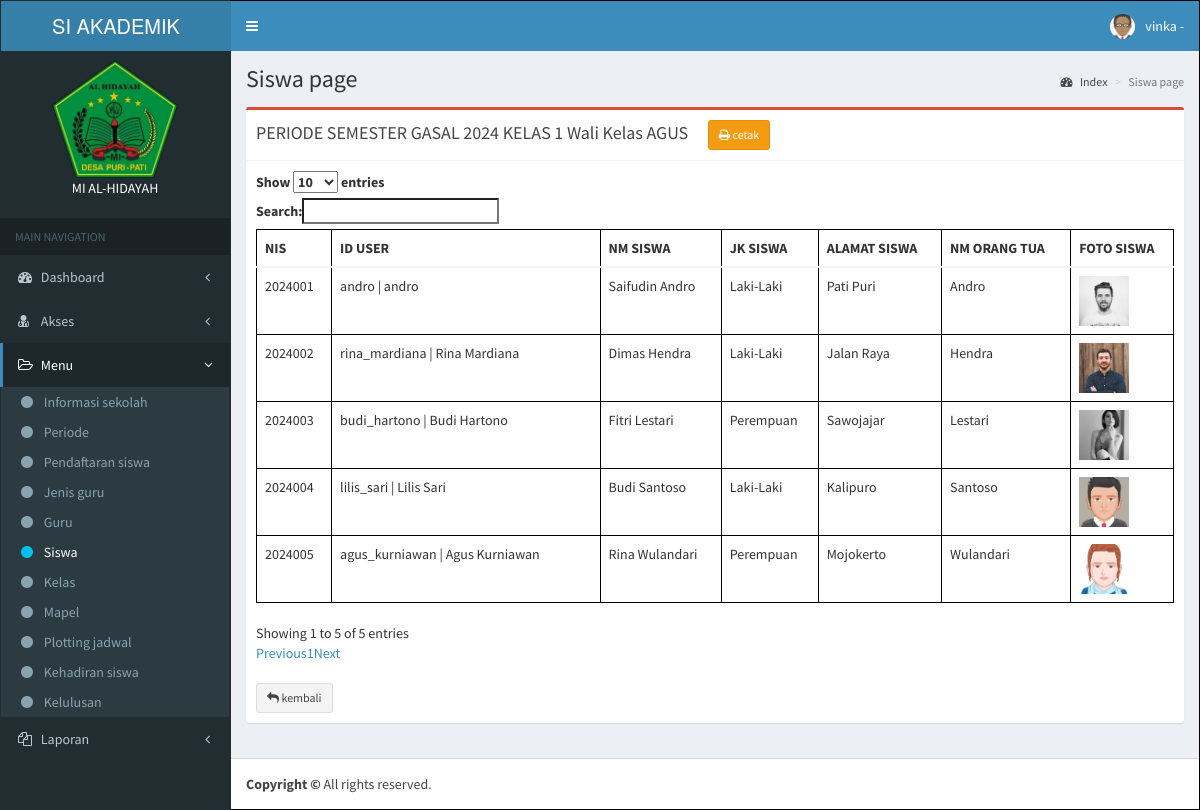
Page /app/siswa/kelas.php?id_periode=1&id_kelas=3 (signed in) on the committed database.
### tables this page shows
CREATE TABLE `periode` (
  `id_periode` int(11) NOT NULL,
  `nm_periode` varchar(50) DEFAULT NULL,
  `status_periode` enum('Aktif','Non Aktif') DEFAULT NULL
);

CREATE TABLE `kelas` (
  `id_kelas` int(11) NOT NULL,
  `id_guru` int(11) DEFAULT NULL,
  `nm_kelas` varchar(50) DEFAULT NULL,
  `tingkatan` int(11) DEFAULT NULL
);

CREATE TABLE `guru` (
  `id_guru` int(11) NOT NULL,
  `nip` varchar(50) DEFAULT NULL,
  `id_user` int(11) DEFAULT NULL,
  `nm_guru` varchar(50) DEFAULT NULL,
  `no_guru` varchar(50) DEFAULT NULL,
  `jk_guru` enum('Laki-Laki','Perempuan') DEFAULT NULL,
  `alamat_guru` text DEFAULT NULL,
  `foto_guru` blob DEFAULT NULL
);

CREATE TABLE `siswa` (
  `id_siswa` int(11) NOT NULL,
  `nis` varchar(50) DEFAULT NULL,
  `id_user` int(11) DEFAULT NULL,
  `nm_siswa` varchar(50) DEFAULT NULL,
  `jk_siswa` enum('Laki-Laki','Perempuan') DEFAULT NULL,
  `alamat_siswa` text DEFAULT NULL,
  `nm_orang_tua` varchar(50) DEFAULT NULL,
  `foto_siswa` blob DEFAULT NULL,
  `status` enum('aktif','tidak aktif','lulus') DEFAULT NULL
);

CREATE TABLE `user` (
  `id_user` int(11) NOT NULL,
  `username` varchar(50) DEFAULT NULL,
  `password` varchar(50) DEFAULT NULL,
  `nm_pengguna` varchar(50) DEFAULT NULL,
  `level` enum('Kepala Sekolah','Seksi Tata Usaha','Seksi Kurikulum','Guru','Orang Tua') DEFAULT NULL
);

### config/config.php (called while the page is built, shortened)
<?php
function Url_web(){
    $xplode = explode("/", $_SERVER['REQUEST_URI']);
    return $xplode[1];
}
$defaul_uri = "/".Url_web();
$url = "http://".$_SERVER['SERVER_NAME'].":".$_SERVER['SERVER_PORT'].$defaul_uri;
function DB(){
    return ["localhost", "root", "", "vinka"];
}
function QueryManyData($sql){
    $conn = new mysqli(DB()[0], DB()[1], DB()[2], DB()[3]);
    $result = $conn->query($sql);
    return $result;
}
function QueryOnedata($sql){
    $conn = new mysqli(DB()[0], DB()[1], DB()[2], DB()[3]);
    $result = $conn->query($sql);
    return $result;
}

### app/siswa/kelas.php (the view, shortened to what this page needs)
<?php include_once '../template/header.php'; ?>
<?php include_once '../template/navbar.php'; ?>
<?php include_once '../template/sidebar.php';
$periode = QueryOnedata('SELECT * FROM periode WHERE id_periode = ' . $_GET['id_periode'] . '')->fetch_assoc();
$kelas = QueryOnedata('SELECT * FROM kelas WHERE id_kelas = ' . $_GET['id_kelas'] . '')->fetch_assoc();
$guru = QueryOnedata('SELECT * FROM guru WHERE id_guru = ' . $kelas['id_guru'] . '')->fetch_assoc();
?>
<div class='content-wrapper'>
    <section class='content-header'>
        <h1>Siswa page
        </h1>
        <ol class='breadcrumb'>
            <li><a href='#'><i class='fa fa-dashboard'></i> Index</a></li>
            <li class='active'>Siswa page</li>
        </ol>
    </section>
    <section class='content'>
        <div class="box box-danger">
            <div class="box-header with-border">
                <h3 class="box-title">PERIODE <?= $periode['nm_periode'] ?> KELAS <?= $kelas['nm_kelas'] ?> Wali Kelas <?= $guru['nm_guru'] ?> </h3> &nbsp; &nbsp; &nbsp;
                <a target="_blank" href='<?= $url ?>/app/siswa/cetak.php?id_periode=<?= $_GET['id_periode'] ?>&id_kelas=<?= $_GET['id_kelas'] ?>' class='btn btn-warning btn-sm '>
                    <i class='fa fa-print'></i> cetak
                </a>
            </div>
            <div class="box-body">
                <style>
                    table,
                    thead,
                    body,
                    tr,
                    th,
                    td {
                        border: 1px solid black;
                    }
                </style>
                <table id="example1" class="table">
                    <thead>
                        <tr>
                            <th>NIS</th>
                            <th>ID USER</th>
                            <th>NM SISWA</th>
                            <th>JK SISWA</th>
                            <th>ALAMAT SISWA</th>
                            <th>NM ORANG TUA</th>
                            <th>FOTO SISWA</th>
                        </tr>
                    </thead>
                    <tbody>
                        <?php
                        foreach (QueryManyData('SELECT siswa.* FROM siswa JOIN plotting_jadwal ON siswa.id_siswa = plotting_jadwal.id_siswa WHERE plotting_jadwal.id_kelas = "' . $_GET['id_kelas'] . '" AND plotting_jadwal.id_periode ="' . $_GET['id_periode'] . '" ') as $row) {
                        ?>
                            <tr>
                                <td><?= $row['nis'] ?></td>
                                <td>
                                    <?php
                                    $user = QueryOnedata('SELECT * FROM user WHERE id_user = ' . $row['id_user'] . '')->fetch_assoc();
                                    ?>
                                    <?= $user['username'] . " | " . $user['nm_pengguna'] ?>
                                </td>
                                <td><?= $row['nm_siswa'] ?></td>
                                <td><?= $row['jk_siswa'] ?></td>
                                <td><?= $row['alamat_siswa'] ?></td>
                                <td><?= $row['nm_orang_tua'] ?></td>
                                <td>
                                    <img src="<?= $url . '/foto/siswa/' . $row['foto_siswa']; ?>" alt="" srcset="" style="width: 50px; height:50px;">
                                </td>
                            </tr>
                        <?php
                        }
                        ?>
                    </tbody>
                </table>
                <br>
                <a href='<?= $url ?>/app/siswa/periode.php?id_periode=<?= $_GET['id_periode'] ?>' class='btn btn-default btn-sm '>
                    <i class='fa fa-reply'></i> kembali
                </a>
            </div>
        </div>
    </section>
</div>
<?php include_once '../template/footer.php'; ?>

### app/siswa/kelas.php (style rules this page uses)
table, thead, body, tr, th, td { border: 1px solid black; }

### rows in the picture
periode: nm_periode "SEMESTER GASAL 2024"
kelas: nm_kelas "1"
guru: nm_guru "AGUS"
siswa: nis "2024001", id_user.username "andro", id_user.nm_pengguna "andro", nm_siswa "Saifudin Andro", jk_siswa "Laki-Laki", alamat_siswa "Pati Puri", nm_orang_tua "Andro", foto_siswa (picture)
siswa: nis "2024002", id_user.username "rina_mardiana", id_user.nm_pengguna "Rina Mardiana", nm_siswa "Dimas Hendra", jk_siswa "Laki-Laki", alamat_siswa "Jalan Raya", nm_orang_tua "Hendra", foto_siswa (picture)
siswa: nis "2024003", id_user.username "budi_hartono", id_user.nm_pengguna "Budi Hartono", nm_siswa "Fitri Lestari", jk_siswa "Perempuan", alamat_siswa "Sawojajar", nm_orang_tua "Lestari", foto_siswa (picture)
siswa: nis "2024004", id_user.username "lilis_sari", id_user.nm_pengguna "Lilis Sari", nm_siswa "Budi Santoso", jk_siswa "Laki-Laki", alamat_siswa "Kalipuro", nm_orang_tua "Santoso", foto_siswa (picture)
siswa: nis "2024005", id_user.username "agus_kurniawan", id_user.nm_pengguna "Agus Kurniawan", nm_siswa "Rina Wulandari", jk_siswa "Perempuan", alamat_siswa "Mojokerto", nm_orang_tua "Wulandari", foto_siswa (picture)

### other values in the picture
$_SESSION['username'] "vinka"
str_replace("_", " ", $data_menu[$sub]) "Informasi sekolah"
str_replace("_", " ", $data_menu[$sub]) "Periode"
str_replace("_", " ", $data_menu[$sub]) "Pendaftaran siswa"
str_replace("_", " ", $data_menu[$sub]) "Jenis guru"
str_replace("_", " ", $data_menu[$sub]) "Guru"
str_replace("_", " ", $data_menu[$sub]) "Siswa"
str_replace("_", " ", $data_menu[$sub]) "Kelas"
str_replace("_", " ", $data_menu[$sub]) "Mapel"
str_replace("_", " ", $data_menu[$sub]) "Plotting jadwal"
str_replace("_", " ", $data_menu[$sub]) "Kehadiran siswa"
str_replace("_", " ", $data_menu[$sub]) "Kelulusan"
